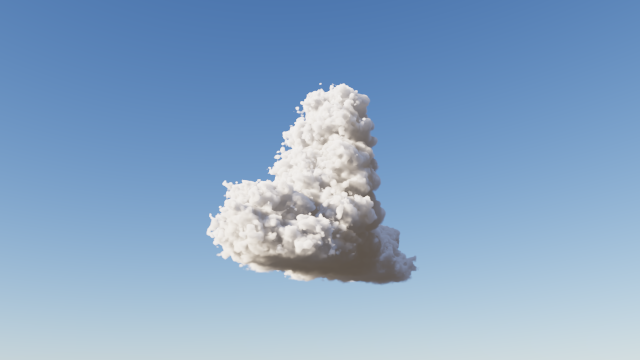
#> input picture work/captures/P2-8b/tower3-s008/fit-low.png, 640 x 360 px, given in place of texas-afternoon.jpg, which was not available
$ python sheet.py
#> lines starting #> are read from the running program, lines starting #| are printed output that depends on the picture
# P2.8b sheet: rows fit-noon / fit-low / fit-sunward; columns tower3 (towerSigma 0.08, fringe off) | tower4 (defaults: 0.08, fringe on) | reference
# (the owner's texas-afternoon tower crop, as on the P2.7a sheet, for noon / low; embergen02 from P1.7b for sunward). Run from the repo root.
import sys
from PIL import Image, ImageDraw
D = 'work/captures/P2-8b/'
PHOTO = sys.argv[1] if len(sys.argv) > 1 else '/Users/dex/Developer/WebGPUClouds/artifacts/research/cloud-photos/_targets/texas-afternoon.jpg'
L, W, H = 18, 640, 360
VIEWS = ['fit-noon', 'fit-low', 'fit-sunward']
COLS = [(D + 'tower3-s008', 'tower3  towerSigma 0.08, fringe off (P2.8a)'), (D + 'tower4', 'tower4  (P2.8b: taper, shoulder, big billows; 0.08 + fringe)')]
photo = Image.open(PHOTO).convert('RGB').crop((1060, 470, 1920, 1110))
#> photo: PIL image 860x640 RGB; every value is 0
photo = photo.resize((round(photo.width * H / photo.height), H), Image.LANCZOS)
#> photo: PIL image 484x360 RGB; every value is 0
RW = max(W, photo.width)
#> RW = 640
sheet = Image.new('RGB', (2 * W + RW, 3 * (L + H)), (17, 17, 17))
#> sheet: PIL image 1920x1134 RGB; every value is 17
d = ImageDraw.Draw(sheet)
for r, v in enumerate(VIEWS):
    y = r * (L + H)
    for c, (src, lab) in enumerate(COLS):
        sheet.paste(Image.open(f'{src}/{v}.png').convert('RGB'), (c * W, y + L))
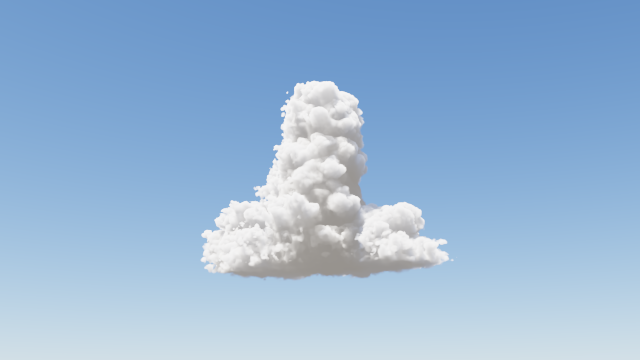
#> input picture work/captures/P2-8b/tower3-s008/fit-noon.png, 640 x 360 px, found by its file name
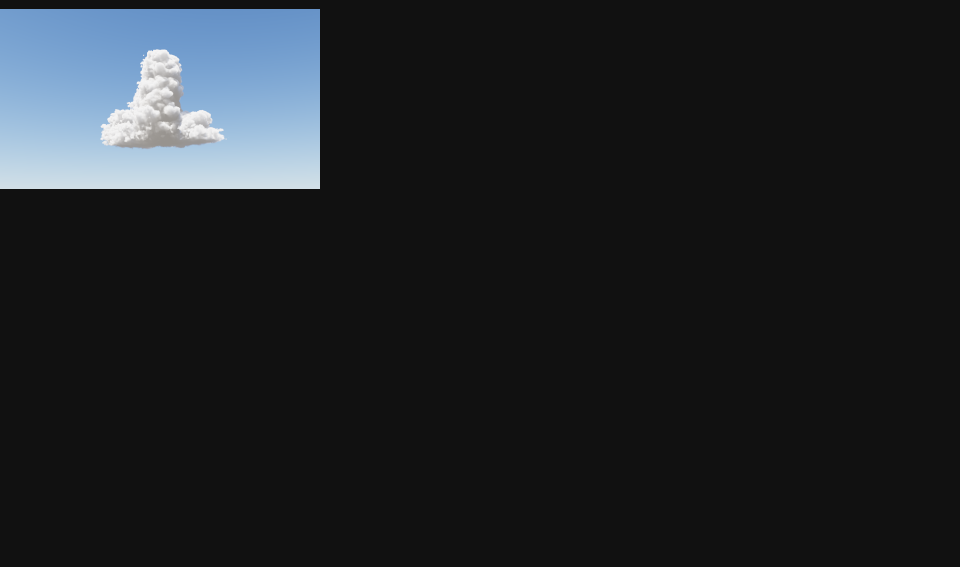
#> sheet: PIL image 1920x1134 RGB (shown at 1/2 size); mean R, G, B 31.3, 34.5, 37.9
        d.text((c * W + 6, y + 3), f'{v}  {lab}', fill=(230, 230, 230))
    if v == 'fit-sunward':
        sheet.paste(Image.open('work/captures/P1-7b/embergen02-off/fit-sunward.png').convert('RGB'), (2 * W, y + L))
        d.text((2 * W + 6, y + 3), 'ref: embergen02 fit-sunward (P1.7b)', fill=(230, 230, 230))
    else:
        sheet.paste(photo, (2 * W, y + L))
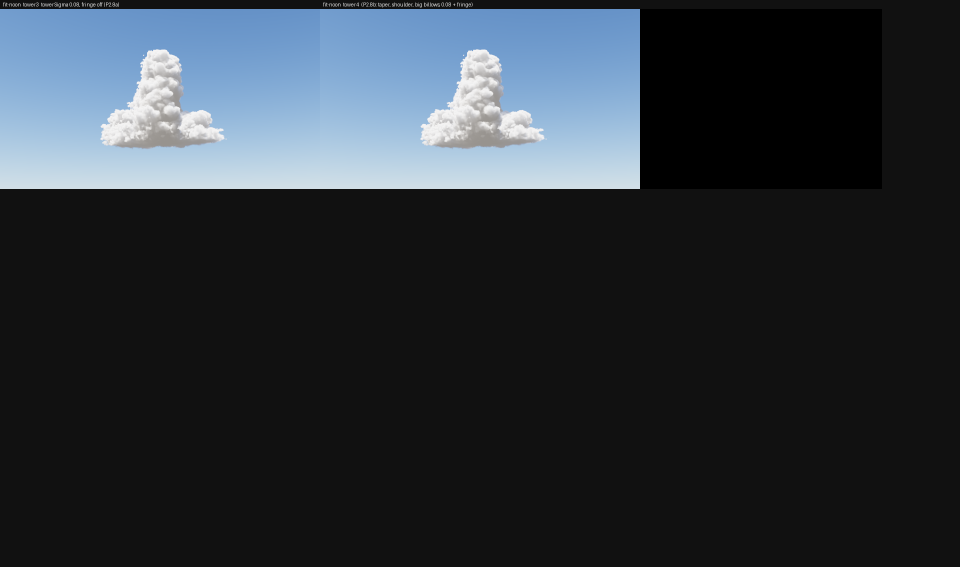
#> sheet: PIL image 1920x1134 RGB (shown at 1/2 size); mean R, G, B 44.3, 50.8, 57.5
#> pass 3 of the loop `for r, v in enumerate(VIEWS):`:
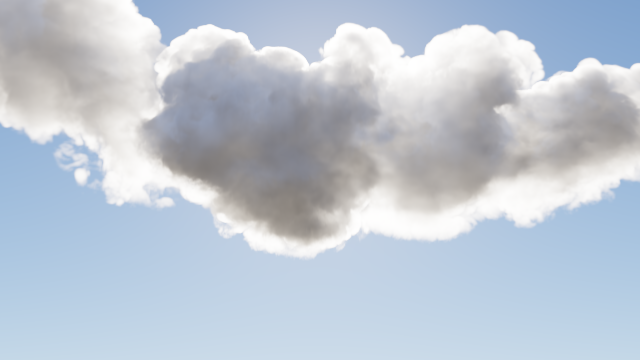
#> input picture work/captures/P1-7b/embergen02-off/fit-sunward.png, 640 x 360 px, found by its file name
#> `sheet.paste(Image.open(f'{src}/{v}.png').convert('RGB'), (c * W, y + L))`:
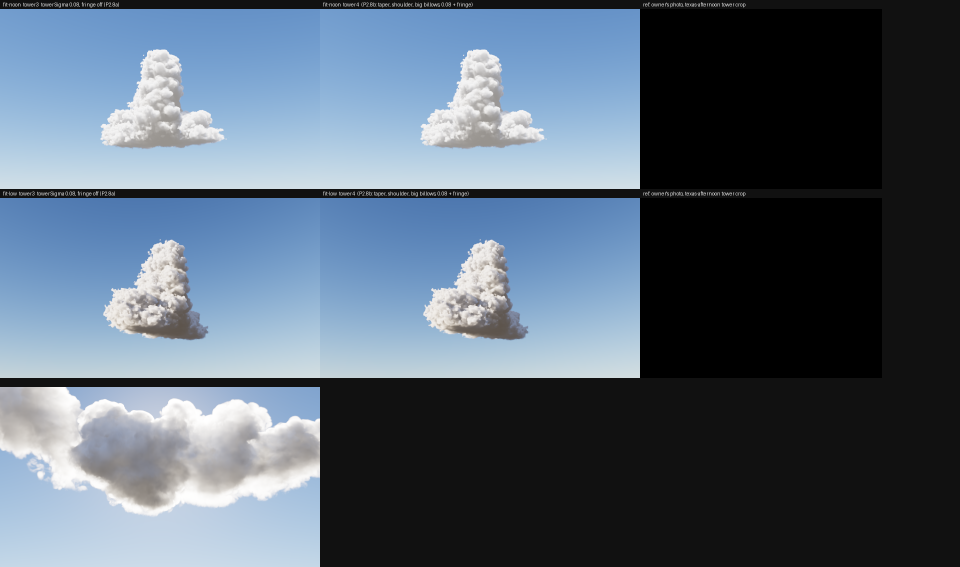
#> sheet: PIL image 1920x1134 RGB (shown at 1/2 size); mean R, G, B 86.4, 100.4, 115.3
#> `sheet.paste(Image.open('work/captures/P1-7b/embergen02-off/fit-sunward..`:
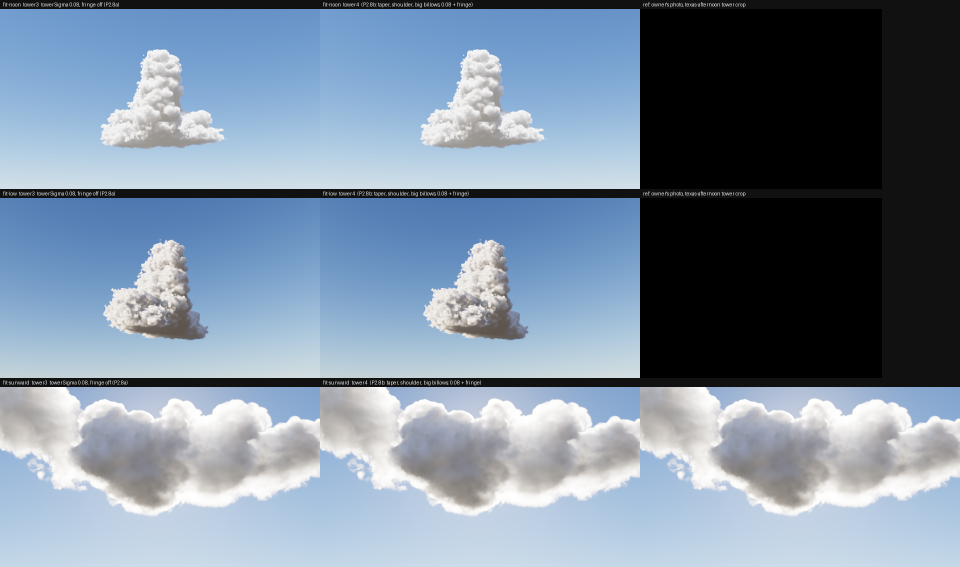
#> sheet: PIL image 1920x1134 RGB (shown at 1/2 size); mean R, G, B 122.9, 139.1, 156.5
        d.text((2 * W + 6, y + 3), "ref: owner's photo, texas-afternoon tower crop", fill=(230, 230, 230))
sheet.save(D + 'sheet.jpg', quality=88)
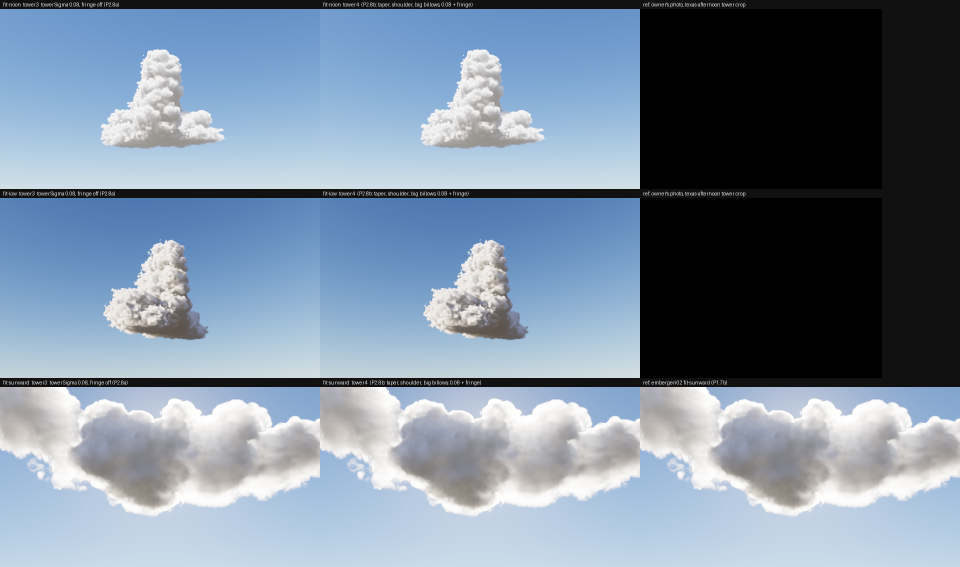
#> saved as sheet.jpg: PIL image 1920x1134 RGB (shown at 1/2 size); mean R, G, B 123, 139.1, 156.5
